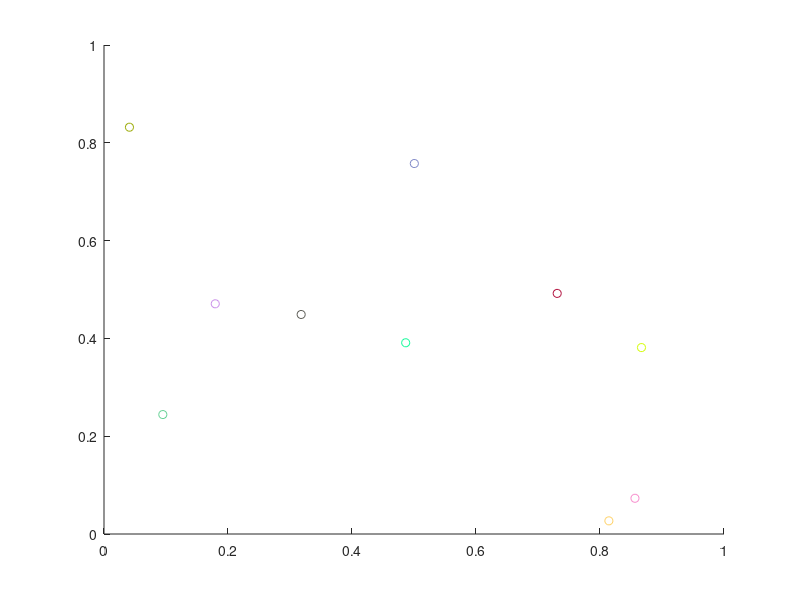

The MATLAB script that drew this image: (Note: this script raises an error after producing the figure.)
%% Ejemplo de uso de Gif
nPo = 10;
nIter = 100;
s_NomArch = '../EjemploGif';

%%
m_x = rand(nPo,1);
m_y = rand(nPo,1);

%o_Po = plot(m_x,m_y,'o');
o_Po = scatter(m_x,m_y,[],rand(nPo,3));
o_Fig = gcf;

%%
gif([s_NomArch,'.gif'],'overwrite',true,'frame',gca,'LoopCount',1)
gif
%
for iiTer = 1:nIter
   m_x = rand(nPo,1);
   m_y = rand(nPo,1);
   %Para plot
   %set(o_Po,'XData',m_x,'YData',m_y)
   %Para scatter
   set(o_Po,'XData',m_x,'YData',m_y,'CData',rand(nPo,3))
   %En octave para mayor velocidad hay que poner la figura activa.
   %figure(o_Fig)
   %drawnow
   %
   gif
end
%Ocatve genera unos archivos muy grandes, se puede usar https://www.freeconvert.com/gif-compressor para
%comprimirlo.
%gif('clear')
fclose all;
